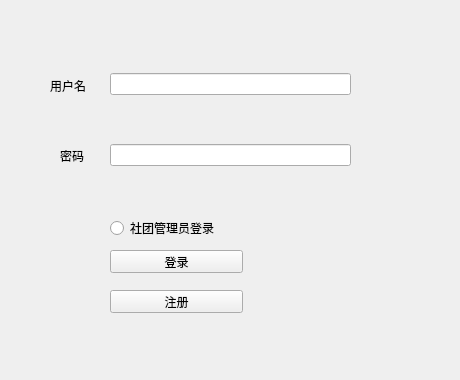
<?xml version="1.0" encoding="UTF-8"?>
<ui version="4.0">
 <class>Login</class>
 <widget class="QWidget" name="Login">
  <property name="geometry">
   <rect>
    <x>0</x>
    <y>0</y>
    <width>460</width>
    <height>380</height>
   </rect>
  </property>
  <property name="windowTitle">
   <string>Form</string>
  </property>
  <widget class="QPushButton" name="login_b">
   <property name="geometry">
    <rect>
     <x>110</x>
     <y>250</y>
     <width>133</width>
     <height>23</height>
    </rect>
   </property>
   <property name="text">
    <string>登录</string>
   </property>
  </widget>
  <widget class="QPushButton" name="register_b">
   <property name="geometry">
    <rect>
     <x>110</x>
     <y>290</y>
     <width>133</width>
     <height>23</height>
    </rect>
   </property>
   <property name="text">
    <string>注册</string>
   </property>
  </widget>
  <widget class="QRadioButton" name="shabi">
   <property name="geometry">
    <rect>
     <x>110</x>
     <y>220</y>
     <width>133</width>
     <height>16</height>
    </rect>
   </property>
   <property name="text">
    <string>社团管理员登录</string>
   </property>
  </widget>
  <widget class="QLabel" name="label">
   <property name="geometry">
    <rect>
     <x>50</x>
     <y>80</y>
     <width>54</width>
     <height>12</height>
    </rect>
   </property>
   <property name="text">
    <string>用户名</string>
   </property>
  </widget>
  <widget class="QLabel" name="label_2">
   <property name="geometry">
    <rect>
     <x>60</x>
     <y>150</y>
     <width>54</width>
     <height>12</height>
    </rect>
   </property>
   <property name="text">
    <string>密码</string>
   </property>
  </widget>
  <widget class="QWidget" name="">
   <property name="geometry">
    <rect>
     <x>110</x>
     <y>30</y>
     <width>241</width>
     <height>181</height>
    </rect>
   </property>
   <layout class="QVBoxLayout" name="verticalLayout">
    <item>
     <widget class="QLineEdit" name="username"/>
    </item>
    <item>
     <widget class="QLineEdit" name="password"/>
    </item>
   </layout>
  </widget>
 </widget>
 <resources/>
 <connections/>
</ui>
